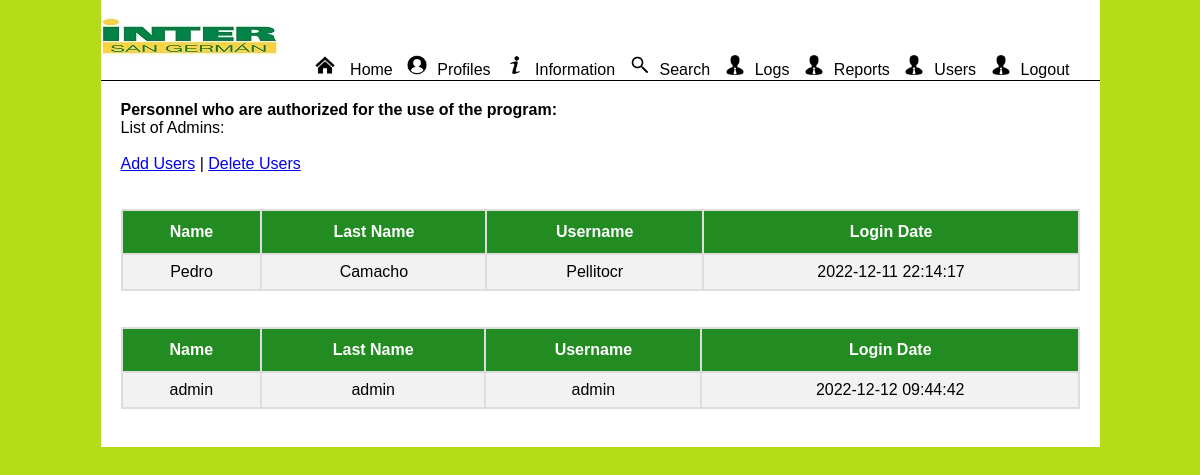
The page /home.php?page=users (signed in) on the database its author committed.
### tables this page shows
CREATE TABLE `users` (
  `userID` int(11) NOT NULL,
  `name` varchar(25) NOT NULL,
  `last_name` varchar(25) NOT NULL,
  `username` varchar(25) NOT NULL,
  `password` varchar(255) NOT NULL,
  `loginDate` varchar(255) DEFAULT NULL,
  `logoutDate` varchar(255) DEFAULT NULL
);

### users.php (the view, shortened to what this page needs)
<?php
		$profile_sql="SELECT * FROM users";
	if($profile_query=mysqli_query($db,$profile_sql)) {
		$profile_rs=mysqli_fetch_assoc($profile_query);
	}
	if(mysqli_num_rows($profile_query)==0) {
		echo "Sorry, we re currently under mainteinance, come back soon.";
	} else {
		?>
		<h1>Personnel who are authorized for the use of the program:</h1>
		<p>List of Admins:</p>
		<p>&nbsp
<p><a href="home.php?page=addusers">Add Users</a> | <a href="home.php?page=deleteusersselect">Delete Users</a></p>
		<?php do {
			?>
		<div id="table" class="table">
		<table id="table" border="2">
			<tr>
				<th>Name</th>
				<th>Last Name</th>
				<th>Username</th>
				<th>Login Date</th>
			</tr>
			<div class="profile">
			<tr>
				<td><p><?php echo $profile_rs['name']; ?></p></td>
				<td><p><?php echo $profile_rs['last_name']; ?></p></td>
				<td><p><?php echo $profile_rs['username']; ?></p>
				<td><p><?php echo $profile_rs['loginDate']; ?></p></td>
			</tr>
			<br />
			</div>
		</table>
		</div>
		<?php
		} while ($profile_rs=mysqli_fetch_assoc($profile_query));
		?>
	<?php
	}
	?>
		<p>&nbsp

### styles.css (style rules this page uses)
* { margin:0px; padding:0px; }
body { background-image:url(images/limebg1.jpg); font-family:Arial, Helvetica, sans-serif; }
p { font-family:Arial, Helvetica, sans-serif; }
#table { font-family: Arial, Helvetica, sans-serif; border-collapse: collapse; width: 99%; }
#table td, #table th { border: 2px solid #ddd; padding: 8px; }
#table tr:nth-child(even) { background-color: #f2f2f2; text-align: center; }
#table tr:nth-child(odd) { text-align: center; }
#table th { padding-top: 12px; padding-bottom: 12px; text-align: center; background-color: #228B22; color: white; }
.profile { display:inline-block; width:150px; }
.table { background-color: #fff; border-collapse: collapse; width:100%; }
h1 { font-family:Arial, Helvetica, sans-serif; font-size: 16px; font-weight: bold; }

### rows shown on the page
users: name "Pedro", last_name "Camacho", username "Pellitocr", loginDate "2022-12-11 22:14:17"
users: name "admin", last_name "admin", username "admin", loginDate "2022-12-12 09:44:42"
